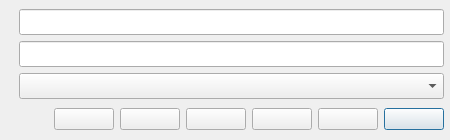
<?xml version="1.0" encoding="UTF-8"?>
<ui version="4.0">
 <class>Add</class>
 <widget class="QDialog" name="Add">
  <property name="geometry">
   <rect>
    <x>0</x>
    <y>0</y>
    <width>450</width>
    <height>140</height>
   </rect>
  </property>
  <property name="minimumSize">
   <size>
    <width>0</width>
    <height>140</height>
   </size>
  </property>
  <property name="maximumSize">
   <size>
    <width>464</width>
    <height>140</height>
   </size>
  </property>
  <property name="windowTitle">
   <string>Add New</string>
  </property>
  <property name="windowIcon">
   <iconset resource="../res.qrc">
    <normaloff>:/images/idiomind.png</normaloff>:/images/idiomind.png</iconset>
  </property>
  <layout class="QVBoxLayout" name="verticalLayout_2">
   <property name="leftMargin">
    <number>6</number>
   </property>
   <property name="topMargin">
    <number>6</number>
   </property>
   <property name="rightMargin">
    <number>6</number>
   </property>
   <property name="bottomMargin">
    <number>6</number>
   </property>
   <item>
    <layout class="QHBoxLayout" name="horizontalLayout_2">
     <item>
      <widget class="QLabel" name="label">
       <property name="text">
        <string/>
       </property>
       <property name="pixmap">
        <pixmap resource="../res.qrc">:/images/nw.png</pixmap>
       </property>
      </widget>
     </item>
     <item>
      <layout class="QVBoxLayout" name="verticalLayout">
       <item>
        <widget class="QLineEdit" name="lineEdit_trgt">
         <property name="minimumSize">
          <size>
           <width>0</width>
           <height>26</height>
          </size>
         </property>
        </widget>
       </item>
       <item>
        <widget class="QLineEdit" name="lineEdit_srce">
         <property name="minimumSize">
          <size>
           <width>0</width>
           <height>26</height>
          </size>
         </property>
        </widget>
       </item>
       <item>
        <widget class="QComboBox" name="comboBox">
         <property name="minimumSize">
          <size>
           <width>0</width>
           <height>26</height>
          </size>
         </property>
        </widget>
       </item>
      </layout>
     </item>
    </layout>
   </item>
   <item>
    <layout class="QHBoxLayout" name="horizontalLayout">
     <item>
      <spacer name="horizontalSpacer">
       <property name="orientation">
        <enum>Qt::Horizontal</enum>
       </property>
       <property name="sizeHint" stdset="0">
        <size>
         <width>40</width>
         <height>20</height>
        </size>
       </property>
      </spacer>
     </item>
     <item>
      <widget class="QPushButton" name="pushButton_srce">
       <property name="minimumSize">
        <size>
         <width>60</width>
         <height>0</height>
        </size>
       </property>
       <property name="text">
        <string/>
       </property>
      </widget>
     </item>
     <item>
      <widget class="QPushButton" name="pushButton_clip">
       <property name="minimumSize">
        <size>
         <width>60</width>
         <height>0</height>
        </size>
       </property>
       <property name="text">
        <string/>
       </property>
      </widget>
     </item>
     <item>
      <widget class="QPushButton" name="pushButton_image">
       <property name="minimumSize">
        <size>
         <width>60</width>
         <height>0</height>
        </size>
       </property>
       <property name="text">
        <string/>
       </property>
      </widget>
     </item>
     <item>
      <widget class="QPushButton" name="pushButton_audio">
       <property name="minimumSize">
        <size>
         <width>60</width>
         <height>0</height>
        </size>
       </property>
       <property name="text">
        <string/>
       </property>
      </widget>
     </item>
     <item>
      <widget class="QPushButton" name="pushButton_more">
       <property name="minimumSize">
        <size>
         <width>60</width>
         <height>0</height>
        </size>
       </property>
       <property name="text">
        <string/>
       </property>
      </widget>
     </item>
     <item>
      <widget class="QPushButton" name="pushButton_add">
       <property name="minimumSize">
        <size>
         <width>60</width>
         <height>0</height>
        </size>
       </property>
       <property name="text">
        <string/>
       </property>
       <property name="default">
        <bool>true</bool>
       </property>
      </widget>
     </item>
    </layout>
   </item>
  </layout>
 </widget>
 <resources>
  <include location="../res.qrc"/>
 </resources>
 <connections/>
</ui>
